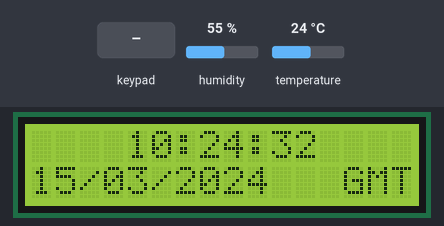
This program was run on a simulated ESP32. Parts: 16×2 character LCD. Inputs (shaded band) come from the test bench; at power-on: humidity 55 %, temperature 24 °C. WiFi joins after 1.5 s; servers stay silent unless stated; the local clock reads 2024-03-15 10:24:30 at power-on unless the program sets it; what the program prints to the serial monitor is not drawn.

Above: at 2.8 s.
2.9 s: key 'B' pressed
At 3.5 s:
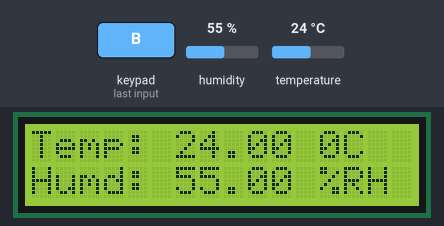
4.6 s: keypad keys 1 3 1 2 1 4 2 7 A pressed 0.4 s apart
At 10.6 s:
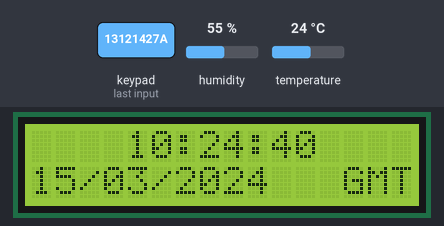
Timing chart, 0 to 12.1 s (numbered marks = the images above; inputs shaded):
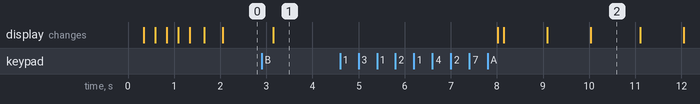

Measured:
- after the input at 2.9 s, the display: changes after 0.25 s (image 1)
- after the input at 4.6 s, the display: first changes after 3.4 s (image 2 shows a later state)

The program:

main.cpp
```cpp
#include <WiFi.h>
#include <Wire.h>
#include <LiquidCrystal_I2C.h>
#include <DHT.h>
#include <Adafruit_Sensor.h>
#include <Keypad.h>

LiquidCrystal_I2C LCD = LiquidCrystal_I2C(0x27, 16, 2);

#define NTP_SERVER     "vn.pool.ntp.org"
#define UTC_OFFSET     7
#define UTC_OFFSET_DST 0
#define DHTPIN 5           // Digital pin connected to the DHT sensor
#define DHTTYPE DHT11     // DHT 22 (AM2302)

DHT dht(DHTPIN, DHTTYPE);

const uint8_t ROWS = 4;
const uint8_t COLS = 4;
char keys[ROWS][COLS] =
{
  {'1', '4', '7', '*'},
  {'2', '5', '8', '0'},
  {'3', '6', '9', '#'},
  {'A', 'B', 'C', 'D'}
};

uint8_t rowPins[ROWS] = {13, 12, 14, 27} ; // Kết nối các hàng của keypad đến các chân digital
uint8_t colPins[COLS] = {26, 25, 33, 32};

Keypad keypad = Keypad(makeKeymap(keys), rowPins, colPins, ROWS, COLS);

uint8_t state = 0;
unsigned long previousMillis = 0;
const long interval = 2000; // Update sensor data every 2 seconds

void sensor()
{
  float h = dht.readHumidity();
  float t = dht.readTemperature();

  if(isnan(h) || isnan(t))
  {
    LCD.clear();
    LCD.setCursor(0, 1);
    LCD.printf("Error");
    return;
  }
  LCD.clear();
  LCD.setCursor(0, 0);
  LCD.print("Temp: ");
  LCD.print(t);
  LCD.print(" 0C");
  LCD.setCursor(0, 1);
  LCD.print("Humd: ");
  LCD.print(h);
  LCD.print(" %RH");
}

void spinner()
{
  static int8_t counter = 0;
  const char* glyphs = "\xa1\xa5\xdb";
  LCD.setCursor(15, 1);
  LCD.print(glyphs[counter++]);
  if (counter == strlen(glyphs)) {
    counter = 0;
  }
}

void printLocalTime()
{
  struct tm timeinfo;
  if (!getLocalTime(&timeinfo))
  {
    LCD.setCursor(0, 1);
    LCD.println("Connection error");
    return;
  }

  LCD.setCursor(0, 0);
  LCD.println(&timeinfo, "    %H:%M:%S    ");

  LCD.setCursor(0, 1);
  LCD.println(&timeinfo, "%d/%m/%Y   %Z");
}

void button()
{
  // static unsigned long keyPressTime = 0;
  char key = keypad.getKey();

  switch(key)
  {
    case 'A':
    state = 0;
    break;
    case 'B':
    state = 1;
    break;
  }
}

void stateClock()
{
  if(state == 0) printLocalTime();
  else if(state == 1)
  {
    unsigned long currentMillis = millis();

    if (currentMillis - previousMillis >= interval)
    {
      previousMillis = currentMillis;
      sensor();
    }
  }
}

void setup()
{
  Serial.begin(9600);

  dht.begin();

  LCD.init();
  LCD.backlight();
  LCD.setCursor(0, 0);
  LCD.print("Connecting to ");
  LCD.setCursor(0, 1);
  LCD.print("WiFi ");


  WiFi.begin("GiayDep ToanDien", "vudotoandien", 0);
  while (WiFi.status() != WL_CONNECTED)
  {
    delay(250);
    spinner();
  }

  Serial.println("");
  Serial.println("WiFi connected");
  Serial.print("IP address: ");
  Serial.println(WiFi.localIP());

  LCD.clear();
  LCD.setCursor(0, 1);
  LCD.println("Updating time...");

  configTime(UTC_OFFSET * 3600, UTC_OFFSET_DST, NTP_SERVER);
}

void loop()
{
  stateClock();
  button();
  delay(100);
}
```
